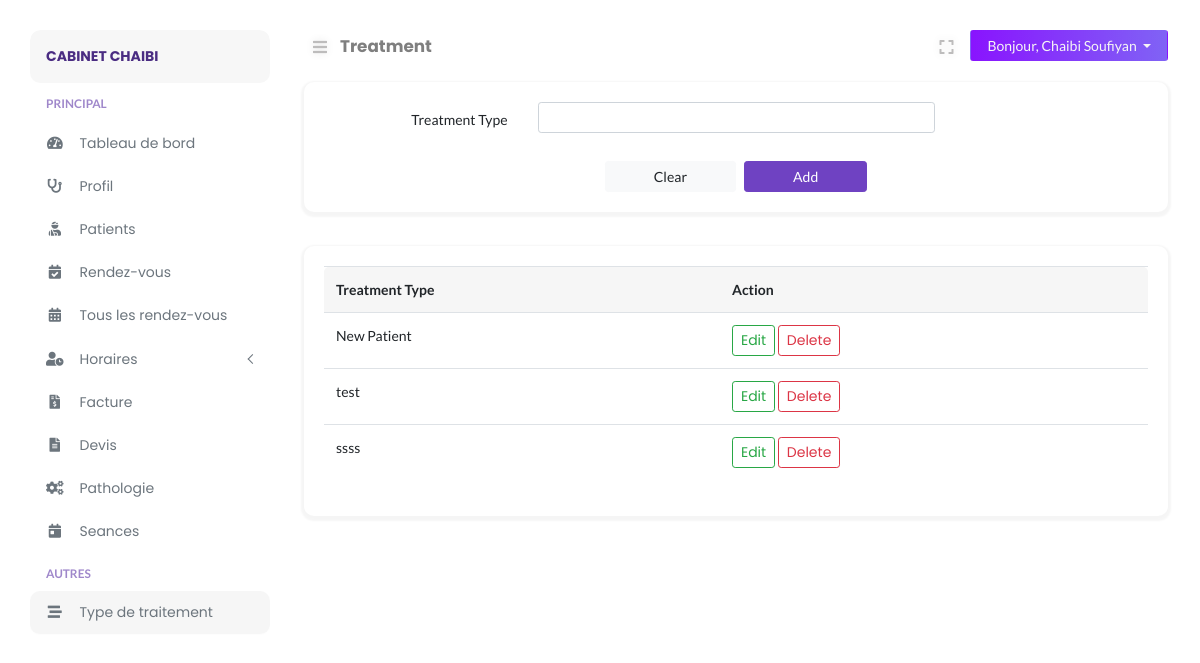
The page /doctor/treatment.php (signed in) on the database its author committed.
### tables this page shows
CREATE TABLE `doctors` (
  `doctor_id` int NOT NULL,
  `doctor_avatar` varchar(255) NOT NULL,
  `doctor_firstname` varchar(255) NOT NULL,
  `doctor_lastname` varchar(255) NOT NULL,
  `doctor_speciality` varchar(255) NOT NULL,
  `doctor_experience` varchar(10) NOT NULL,
  `doctor_desc` text NOT NULL,
  `doctor_password` varchar(255) NOT NULL,
  `doctor_token` varchar(255) DEFAULT NULL,
  `doctor_spoke` varchar(255) NOT NULL,
  `doctor_gender` varchar(10) NOT NULL,
  `doctor_dob` date NOT NULL,
  `doctor_email` varchar(255) NOT NULL,
  `doctor_contact` varchar(15) NOT NULL,
  `consult_fee` int NOT NULL,
  `date_created` datetime NOT NULL,
  `clinic_id` int NOT NULL
);

CREATE TABLE `treatment_type` (
  `treatment_id` int NOT NULL,
  `treatment_name` varchar(255) NOT NULL,
  `doctor_id` int NOT NULL
);

### doctor/includes/path.inc.php (called while the page is built, shortened)
<?php
$PATH = "doclab/doctor";
switch ($_SERVER["SCRIPT_NAME"]) {
    case '/'.$PATH.'/treatment.php':
        $CURRENT_PAGE = "Treatment";
        break;
}
?>

### doctor/includes/session.inc.php (called while the page is built, shortened)
<?php
$sess_email = $_SESSION["DoctorRoleEmail"];
$stmt = $conn->prepare("SELECT * FROM doctors WHERE doctor_email = ?");
$stmt->bind_param("s", $sess_email);
$stmt->execute();
$doctor_result = $stmt->get_result();
$doctor_row = $doctor_result->fetch_assoc();

### doctor/treatment.php (the view, shortened to what this page needs)
<?php
include('../config/autoload.php');
include('./includes/path.inc.php');
include('./includes/session.inc.php');
$className = "";
?>
<!DOCTYPE html>
<html lang="en">
<head>
</head>
<body>
	<div class="page-content" id="content">
		<?php include HEADER; ?>
		<div class="row">
			<div class="col-md-12">
				<div class="card">
					<div class="card-body">
						<form class="inline-form" action="<?= htmlspecialchars($_SERVER['PHP_SELF']); ?>" method="POST">
							<div class="form-group row">
								<label for="inputTreatment" class="col-sm-3 col-form-label text-right">Treatment Type</label>
								<div class="col-sm-6">
									<input type="text" name="inputTreatment" id="inputTreatment" class="form-control form-control-sm <?= $className ?>">
								</div>
							</div>
							<div class="d-flex justify-content-md-center pt-2">
								<button type="reset" class="btn btn-light btn-sm px-5 mr-2" name="clearbtn">Clear</button>
								<button type="submit" class="btn btn-primary btn-sm px-5" name="submitbtn">Add</button>
							</div>
						</form>
					</div>
				</div>
			</div>
			<div class="col-md-12">
				<div class="card">
					<div class="card-body">
						<table class="table">
							<thead>
								<th>Treatment Type</th>
								<th>Action</th>
							</thead>
							<tbody>
							<?php
							$tresult = $conn->query("SELECT * FROM treatment_type WHERE doctor_id = '" . $doctor_row['doctor_id'] . "' ");
							if ($tresult->num_rows == 0) {
								echo '<tr><td colspan="3">No Record Found</td></tr>';
							} else {
								while ($trow = $tresult->fetch_assoc()) {
									?>
									<tr>
										<td><?= $trow['treatment_name'] ?></td>
										<td>
											<a class="btn btn-sm btn-outline-success" data-toggle="modal" href="#edit<?= $trow['treatment_id'] ?>">Edit</a>
											<a class="btn btn-sm btn-outline-danger" data-toggle="modal" href="#delete<?= $trow['treatment_id'] ?>">Delete</a>
										</td>
									</tr>
							<?php
								}
							}
							?>
							</tbody>
						</table>
					</div>
				</div>
			</div>
		</div>
	</div>
</body>
</html>

### doctor/layouts/nav_header.php (shortened to what this page needs)
<nav class="navbar navbar-header mb-2">
    <ul class="nav mr-auto">
        <li class="nav-item">
            <button class="btn btn-sm btn-expand" id="sidebarCollapse"><i class="fa fa-bars"></i></button>
        </li>
        <li class="nav-item nav-title">
            <a href="<?php echo $_SERVER["REQUEST_URI"];?>"><?php echo $CURRENT_PAGE;?></a>
        </li>
    </ul>
    <ul class="nav ml-auto">
        <li class="nav-item mr-2">
            <button class="btn btn-sm btn-expand" id="full-view"><i class="fa fa-expand"></i></button>
        </li>
        <li class="nav-item">
            <div class="btn-group">
                <button type="button" class="btn btn-sm dropdown-toggle btn-profile px-3" data-toggle="dropdown" aria-haspopup="true"
                    aria-expanded="false">
                    Bonjour, <?php echo $doctor_row["doctor_lastname"].' '.$doctor_row["doctor_firstname"]; ?>
                </button>
            </div>
        </li>
    </ul>
</nav>

### assets/css/typography.css (style rules this page uses)
body { font-size: 14px; font-family: 'Lato', sans-serif; }
a, a:visited { text-decoration: none; transition: all 0.3s ease-in-out; -webkit-transition: all 0.3s ease-in-out; -moz-transition: all 0.3s ease-in-out; -o-transition: all 0.3s ease-in-out; outline: 0; font-family: 'Poppins', 'Helvetica', sans-serif; }
ul, ol { margin-bottom: 0px; margin-top: 0px; padding: 0; }
ul { margin: 0; list-style-type: none; }
button { cursor: pointer; outline: none!important; letter-spacing: 0; }

### assets/css/default.css (style rules this page uses)
.navbar-header { padding: 0 !important; }
.nav-title { padding-top: 4px; margin-left: 4px; }
.nav-title a { font-weight: bold; font-size: 1.05rem; color: rgba(0, 0, 0, .5); }
.btn-profile { background: linear-gradient(to right, #8914fe 0%, #8063f5 100%); color: #f5f5f5; }
button.btn-expand { font-size: 16px !important; color: #bdbcbc; vertical-align: middle; text-shadow: 0 0 8px rgba(0, 0, 0, 0.12); -webkit-transition: color 0.3s ease 0s; transition: color 0.3s ease 0s; }
button#full-view { display: inline-block; }
body { overflow-x: hidden; background: #fff; }
.page-content { width: calc(100% - 15rem); margin-left: 16rem; transition: all 0.4s; padding: 1.9rem 3rem; }
:root { --primary-color: #6F42C2; }
.btn-primary { color: #fff; background-color: #6F42C2 !important; border-color: #6F42C2 !important; }
.card { margin: 10px 0; border-radius: 10px !important; border: 0; margin-bottom: 1.5rem; box-shadow: 0 2px 2px 3px rgba(0, 0, 0, .04); transition: all .2s ease-in-out; }
.table thead tr th, tfoot tr { background: #f6f6f6 !important; border-bottom: 0 !important; }
.table thead th:first-child { border-top-left-radius: 5px; }
.table thead th:last-child { border-top-right-radius: 5px; }
.table tbody tr { transition: all .2s; }

### assets/css/clinic/login.css (style rules this page uses)
html { min-height:100%; position:relative; }

### rows shown on the page
doctors: doctor_lastname "Chaibi", doctor_firstname "Soufiyan"
treatment_type: treatment_name "New Patient"
treatment_type: treatment_name "test"
treatment_type: treatment_name "ssss"

### other values the page prints
$BRAND_NAME "CABINET CHAIBI"
$CURRENT_PAGE "Treatment"
